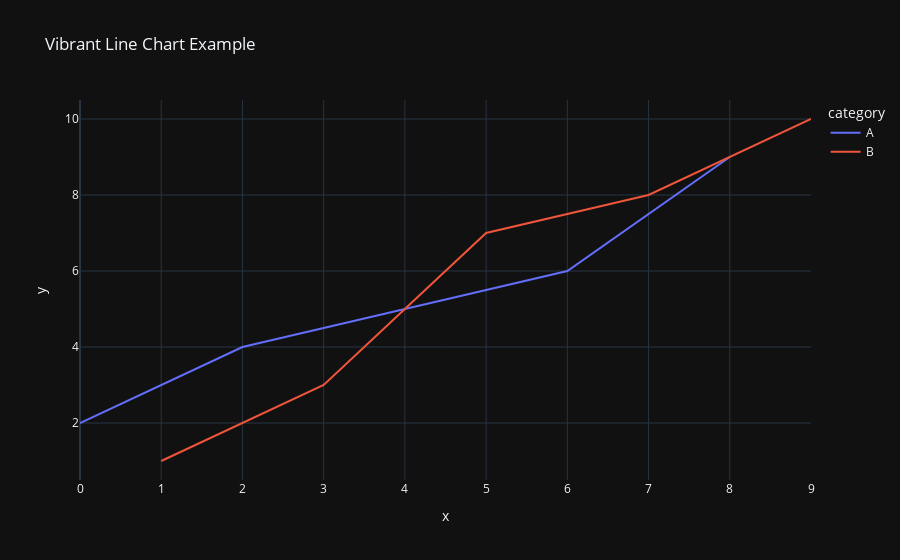

Write notebook code for a chart like this one.
### Markdown cell above
## Plotly Example

Testing plotly functionality

### Code cell
import plotly.express as px
import plotly.io as pio

# Set the theme to 'plotly_dark' for a modern dark background theme
pio.templates.default = "plotly_dark"

# Sample data
df = pd.DataFrame({
    'x': range(10),
    'y': [2, 1, 4, 3, 5, 7, 6, 8, 9, 10],
    'category': ['A', 'B', 'A', 'B', 'A', 'B', 'A', 'B', 'A', 'B']
})

# Create a line chart with vibrant colors
fig = px.line(df, x='x', y='y', color='category', title="Vibrant Line Chart Example")

# Show the figure in the notebook
fig.show()

### Figure 1 — Plotly figure (JSON) as saved in the notebook; plotly's stock layout.template omitted (floating-point values rounded to 4 significant figures)
{"data": [{"hovertemplate": "category=A<br>x=%{x}<br>y=%{y}<extra></extra>", "legendgroup": "A", "line": {"color": "#636efa", "dash": "solid"}, "marker": {"symbol": "circle"}, "mode": "lines", "name": "A", "orientation": "v", "showlegend": true, "type": "scatter", "x": [0, 2, 4, 6, 8], "xaxis": "x", "y": [2, 4, 5, 6, 9], "yaxis": "y"}, {"hovertemplate": "category=B<br>x=%{x}<br>y=%{y}<extra></extra>", "legendgroup": "B", "line": {"color": "#EF553B", "dash": "solid"}, "marker": {"symbol": "circle"}, "mode": "lines", "name": "B", "orientation": "v", "showlegend": true, "type": "scatter", "x": [1, 3, 5, 7, 9], "xaxis": "x", "y": [1, 3, 7, 8, 10], "yaxis": "y"}], "layout": {"legend": {"title": {"text": "category"}, "tracegroupgap": 0}, "title": {"text": "Vibrant Line Chart Example"}, "xaxis": {"anchor": "y", "domain": [0, 1], "title": {"text": "x"}}, "yaxis": {"anchor": "x", "domain": [0, 1], "title": {"text": "y"}}}}
